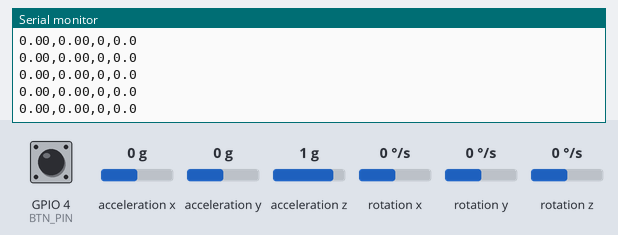
The sketch below on a simulated ESP32-S3. Parts: the last lines printed to the serial monitor. Wiring (inferred from the names in the program): MPU-6050 motion sensor at I2C address 0x68. The test bench sets the inputs (shaded band); at power-on: acceleration x 0 g, GPIO 4 (BTN_PIN) HIGH, acceleration y 0 g, acceleration z 1 g, rotation x 0 °/s, rotation y 0 °/s, rotation z 0 °/s.

Above: at 4.1 s.
4.2 s: acceleration x set to -1.4 g
At 5.2 s:
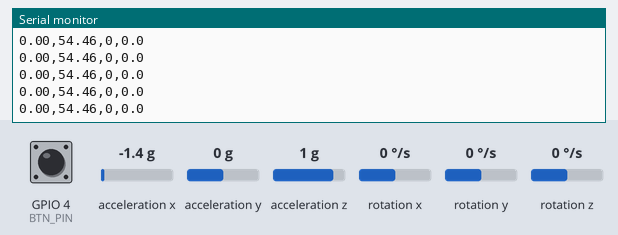
5.7 s: GPIO 4 (BTN_PIN) pulled LOW for 0.15 s
7.3 s: acceleration y set to -1.4 g
At 8.3 s:
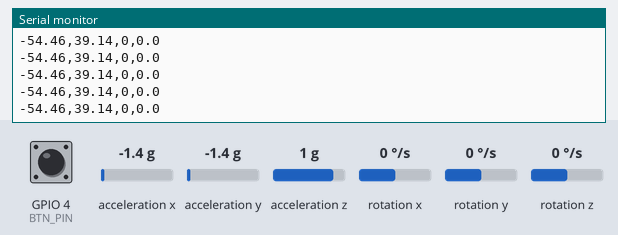
8.8 s: GPIO 4 (BTN_PIN) pulled LOW for 1 s
11.3 s: acceleration z set to -1.4 g
At 12.1 s:
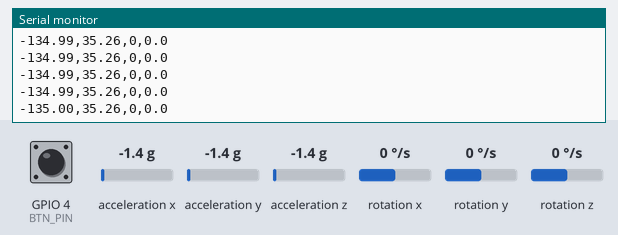
12.8 s: rotation x set to -192 °/s
At 13.4 s:
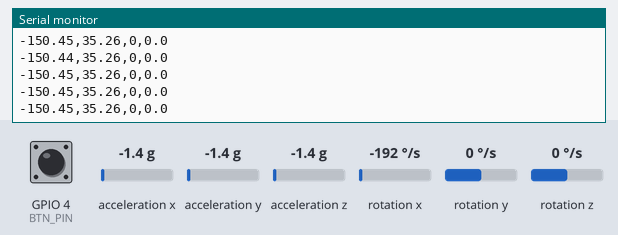
Timing chart, 0 to 15.3 s (numbered marks = the images above; inputs shaded):
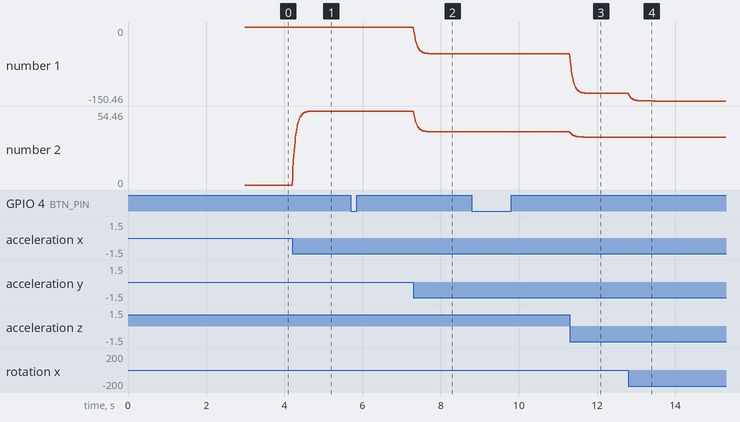

Measured:
- after the input at 4.2 s, the serial monitor: prints a new line at once (image 1)
- after the input at 7.3 s, the serial monitor: prints a new line at once (image 2)
- after the input at 11.3 s, the serial monitor: prints a new line at once (image 3)
- after the input at 12.8 s, the serial monitor: prints a new line at once (image 4)
- plotted number 1: 0 → -54.46 after the input at 7.3 s, -54.46 → -135 after the input at 11.3 s, -135 → -150.46 after the input at 12.8 s
- plotted number 2: 0 → 54.46 after the input at 4.2 s, 54.46 → 39.14 after the input at 7.3 s, 39.14 → 35.26 after the input at 11.3 s

The sketch:

garuda_controller.ino
```cpp
// Garuda controller: ESP32-S3 + MPU6050 -> USB serial "roll,pitch,button,spin\n" @ 100 Hz
//   roll/pitch : tilt angles in degrees
//   button     : 1 while pressed
//   spin       : twist speed around the vertical axis in deg/s (spin the controller -> Garuda spins)
// Wiring: MPU6050 VCC->3V3, GND->GND, SDA->GPIO8, SCL->GPIO9. Button: GPIO4 to GND.
// Arduino IDE: Board "ESP32S3 Dev Module". Watch the Serial Monitor at 115200 for diagnostics.
//
// If the sensor is not found on GPIO8/9 the sketch searches every other pin pair
// and tells you where it found it, so you can see exactly how it is wired.
#include <Wire.h>

int SDA_PIN = 8;
int SCL_PIN = 9;
#define BTN_PIN 4
// Flip these if tilting the wrong way (the game also has R / I / Y keys to invert).
#define ROLL_SIGN  1.0f
#define PITCH_SIGN 1.0f
#define SPIN_SIGN  1.0f

uint8_t MPU = 0x68;
bool mpuOk = false;
bool searched = false;
float roll = 0, pitch = 0, gxBias = 0, gyBias = 0, gzBias = 0;
unsigned long lastUs, lastPrintMs, lastWarnMs;

void writeReg(uint8_t r, uint8_t v) { Wire.beginTransmission(MPU); Wire.write(r); Wire.write(v); Wire.endTransmission(); }

bool present(uint8_t addr) { Wire.beginTransmission(addr); return Wire.endTransmission() == 0; }

bool readRaw(int16_t *ax, int16_t *ay, int16_t *az, int16_t *gx, int16_t *gy, int16_t *gz) {
  Wire.beginTransmission(MPU); Wire.write(0x3B); Wire.endTransmission(false);
  if (Wire.requestFrom(MPU, (uint8_t)14) != 14) return false;
  *ax = Wire.read() << 8 | Wire.read();
  *ay = Wire.read() << 8 | Wire.read();
  *az = Wire.read() << 8 | Wire.read();
  Wire.read(); Wire.read();                 // temperature
  *gx = Wire.read() << 8 | Wire.read();
  *gy = Wire.read() << 8 | Wire.read();
  *gz = Wire.read() << 8 | Wire.read();
  return true;
}

// Tries every pair of usable GPIOs as SDA/SCL until a device answers at 0x68 or 0x69.
bool findPins() {
  const int pins[] = {1, 2, 4, 5, 6, 7, 8, 9, 10, 11, 12, 13, 14, 15, 16, 17, 18, 21, 38, 39, 40, 41, 42, 47, 48};
  const int n = sizeof(pins) / sizeof(pins[0]);
  Serial.println("Searching all pin pairs for the sensor (about 10 seconds)...");
  for (int i = 0; i < n; i++) {
    for (int j = 0; j < n; j++) {
      if (i == j || pins[i] == BTN_PIN || pins[j] == BTN_PIN) continue;
      Wire.end();
      Wire.begin(pins[i], pins[j]);
      Wire.setTimeOut(5);
      Wire.setClock(100000);
      if (present(0x68) || present(0x69)) {
        SDA_PIN = pins[i]; SCL_PIN = pins[j];
        Serial.printf("FOUND the sensor with SDA=GPIO%d and SCL=GPIO%d\n", SDA_PIN, SCL_PIN);
        Serial.println("Move your wires to GPIO8 (SDA) and GPIO9 (SCL), or change SDA_PIN / SCL_PIN at the top of the sketch.");
        Wire.end();
        Wire.begin(SDA_PIN, SCL_PIN);
        Wire.setClock(400000);
        return true;
      }
    }
  }
  Serial.println("No pin pair answered. The sensor's data wires (SDA/SCL) are not connected to any usable pin.");
  Serial.println("  - Make sure you use the SDA and SCL pads, NOT XDA / XCL.");
  Serial.println("  - Check the header pins are soldered and the wires are pushed in fully.");
  Wire.end();
  Wire.begin(SDA_PIN, SCL_PIN);
  Wire.setClock(400000);
  return false;
}

// Looks for the sensor, wakes it up and measures the gyro offsets. Returns true on success.
bool initMPU() {
  Serial.printf("I2C on SDA=GPIO%d SCL=GPIO%d. Scanning...\n", SDA_PIN, SCL_PIN);
  int found = 0;
  for (uint8_t a = 1; a < 127; a++) if (present(a)) { Serial.printf("  device at 0x%02X\n", a); found++; }
  if (!found) {
    Serial.println("  nothing found on these pins");
    if (!searched) { searched = true; if (findPins()) return initMPU(); }
    return false;
  }

  if (present(0x68)) MPU = 0x68; else if (present(0x69)) MPU = 0x69;
  else { Serial.println("  no MPU6050 at 0x68 or 0x69"); return false; }

  Wire.beginTransmission(MPU); Wire.write(0x75); Wire.endTransmission(false);
  Wire.requestFrom(MPU, (uint8_t)1);
  uint8_t who = Wire.available() ? Wire.read() : 0;
  Serial.printf("  MPU at 0x%02X, WHO_AM_I = 0x%02X\n", MPU, who);

  writeReg(0x6B, 0x00);   // wake
  writeReg(0x1A, 0x03);   // low-pass filter ~44 Hz
  writeReg(0x1B, 0x08);   // gyro +-500 dps
  writeReg(0x1C, 0x00);   // accel +-2 g
  delay(100);

  Serial.println("Calibrating gyro - keep the controller still for 1 second...");
  long sx = 0, sy = 0, sz = 0; int n = 0;
  for (int i = 0; i < 300; i++) {
    int16_t ax, ay, az, gx, gy, gz;
    if (readRaw(&ax, &ay, &az, &gx, &gy, &gz)) { sx += gx; sy += gy; sz += gz; n++; }
    delay(3);
  }
  if (!n) { Serial.println("  could not read the sensor"); return false; }
  gxBias = (float)sx / n; gyBias = (float)sy / n; gzBias = (float)sz / n;
  Serial.println("Ready. Streaming: roll,pitch,button,spin");
  return true;
}

void setup() {
  Serial.begin(115200);
  delay(1500);                                   // give the USB serial port time to appear
  Serial.println("\n=== Garuda controller ===");
  pinMode(BTN_PIN, INPUT_PULLUP);
  Wire.begin(SDA_PIN, SCL_PIN);
  Wire.setClock(400000);
  mpuOk = initMPU();
  lastUs = micros();
}

void loop() {
  if (!mpuOk) {
    // keep trying and keep telling the user what is wrong
    if (millis() - lastWarnMs > 3000) {
      lastWarnMs = millis();
      Serial.println("MPU6050 NOT FOUND - check wiring (SDA/SCL pins, 3V3, GND). Retrying...");
      mpuOk = initMPU();
      lastUs = micros();
    }
    return;
  }

  int16_t ax, ay, az, gx, gy, gz;
  if (!readRaw(&ax, &ay, &az, &gx, &gy, &gz)) {
    if (millis() - lastWarnMs > 2000) { lastWarnMs = millis(); Serial.println("lost contact with the MPU6050"); }
    return;
  }
  unsigned long now = micros();
  float dt = (now - lastUs) * 1e-6f;
  lastUs = now;

  float accRoll  = atan2f((float)ay, (float)az) * RAD_TO_DEG;
  float accPitch = atan2f(-(float)ax, sqrtf((float)ay * ay + (float)az * az)) * RAD_TO_DEG;
  float gRoll  = (gx - gxBias) / 65.5f;
  float gPitch = (gy - gyBias) / 65.5f;
  float spin   = (gz - gzBias) / 65.5f;     // deg/s around the vertical axis

  // complementary filter
  roll  = 0.98f * (roll  + gRoll  * dt) + 0.02f * accRoll;
  pitch = 0.98f * (pitch + gPitch * dt) + 0.02f * accPitch;

  if (millis() - lastPrintMs >= 10) {
    lastPrintMs = millis();
    Serial.printf("%.2f,%.2f,%d,%.1f\n", roll * ROLL_SIGN, pitch * PITCH_SIGN, digitalRead(BTN_PIN) == LOW ? 1 : 0, spin * SPIN_SIGN);
  }
}
```
